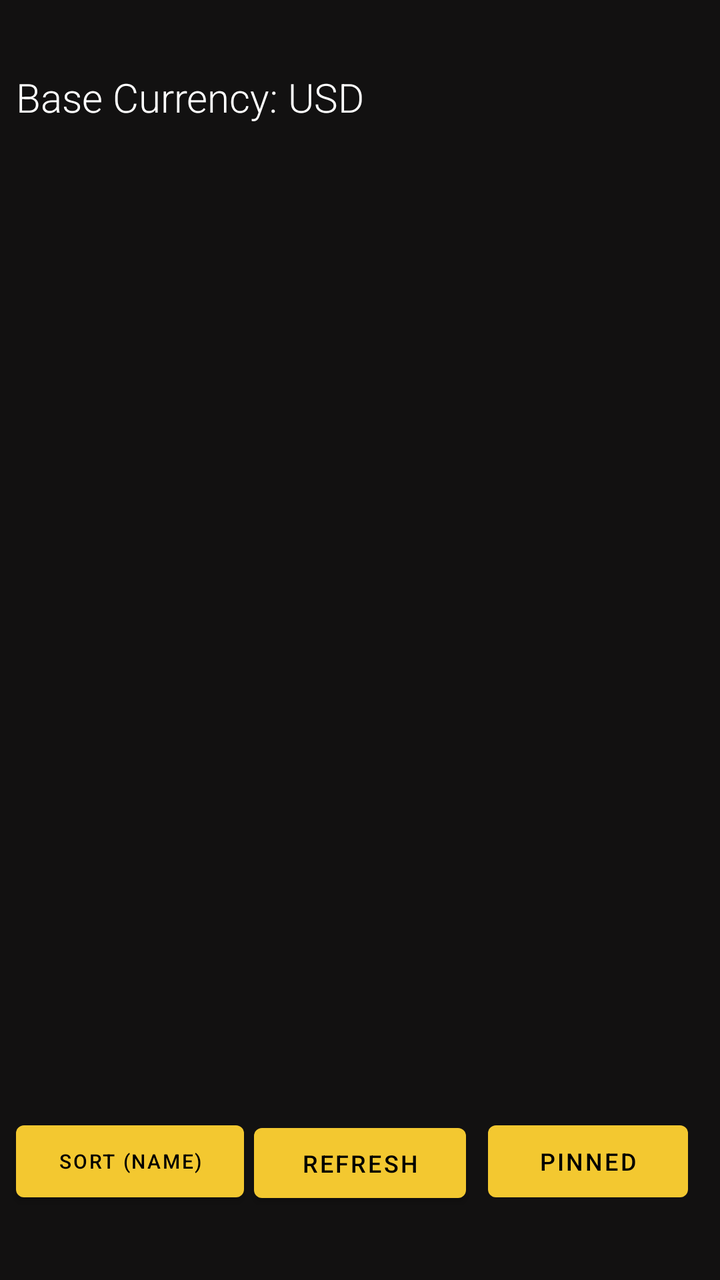
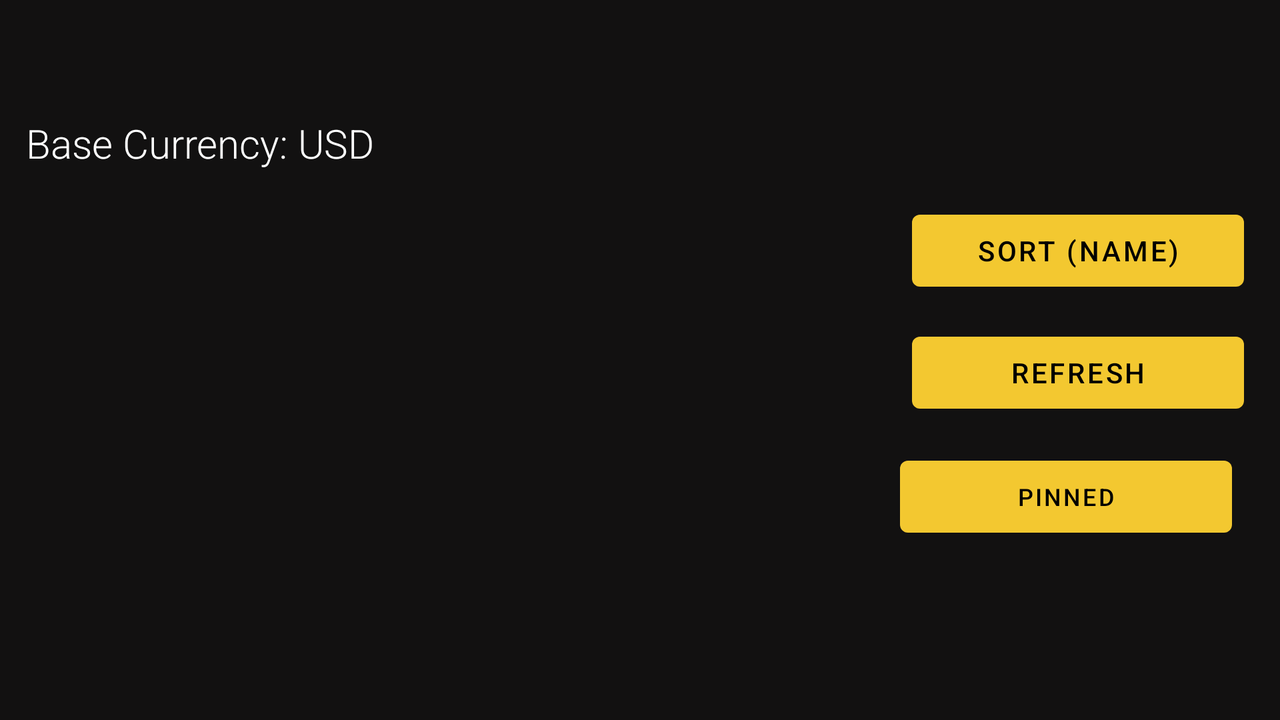

Two renders of one Android screen. The first uses the default layout on a phone; the second uses the alternative layout the repository ships for a different screen configuration, on a matching device. The two XML files are below.
<!-- AndroidManifest.xml: application theme Theme.CConverter -->
<!-- res/layout/currency_details.xml -->
<?xml version="1.0" encoding="utf-8"?>
<androidx.constraintlayout.widget.ConstraintLayout xmlns:android="http://schemas.android.com/apk/res/android"
    xmlns:app="http://schemas.android.com/apk/res-auto"
    xmlns:tools="http://schemas.android.com/tools"
    android:layout_width="match_parent"
    android:layout_height="match_parent"
    android:background="#121111"
    tools:context=".CurrencyDetails">

    <androidx.recyclerview.widget.RecyclerView
        android:id="@+id/recyclerView"
        android:layout_width="406dp"
        android:layout_height="427dp"
        app:layout_constraintBottom_toBottomOf="parent"
        app:layout_constraintEnd_toEndOf="parent"
        app:layout_constraintStart_toStartOf="parent"
        app:layout_constraintTop_toTopOf="parent"
        app:layout_constraintVertical_bias="0.497"
        tools:listitem="@layout/currency_item" />

    <TextView
        android:id="@+id/textView"
        android:layout_width="248dp"
        android:layout_height="44dp"
        android:fontFamily="sans-serif-light"
        android:text="Base Currency: USD"
        android:textColor="#FFFFFF"
        android:textSize="20sp"
        app:layout_constraintBottom_toTopOf="@+id/recyclerView"
        app:layout_constraintEnd_toEndOf="parent"
        app:layout_constraintHorizontal_bias="0.071"
        app:layout_constraintStart_toStartOf="parent"
        app:layout_constraintTop_toTopOf="parent"
        app:layout_constraintVertical_bias="0.565" />

    <Button
        android:id="@+id/sortName"
        android:layout_width="114dp"
        android:layout_height="48dp"
        android:layout_marginStart="8dp"
        android:text="sort (name)"
        android:textColor="#000000"
        android:textSize="10sp"
        app:layout_constraintBottom_toBottomOf="parent"
        app:layout_constraintStart_toStartOf="parent"
        app:layout_constraintTop_toBottomOf="@+id/recyclerView"
        app:layout_constraintVertical_bias="0.402" />

    <Button
        android:id="@+id/pinned"
        android:layout_width="100dp"
        android:layout_height="48dp"
        android:layout_marginEnd="16dp"
        android:text="pinned"
        android:textColor="#000000"
        android:textSize="12sp"
        app:layout_constraintBottom_toBottomOf="parent"
        app:layout_constraintEnd_toEndOf="parent"
        app:layout_constraintTop_toBottomOf="@+id/recyclerView"
        app:layout_constraintVertical_bias="0.402" />

    <Button
        android:id="@+id/reload"
        android:layout_width="106dp"
        android:layout_height="47dp"
        android:text="refresh"
        android:textColor="#000000"
        android:textSize="12sp"
        android:translationX="-5dp"
        app:layout_constraintBottom_toBottomOf="parent"
        app:layout_constraintEnd_toStartOf="@+id/pinned"
        app:layout_constraintHorizontal_bias="0.626"
        app:layout_constraintStart_toEndOf="@+id/sortName"
        app:layout_constraintTop_toBottomOf="@+id/recyclerView"
        app:layout_constraintVertical_bias="0.415" />
</androidx.constraintlayout.widget.ConstraintLayout>
<!-- resources referenced by this layout -->
<resources>
  <style name="Theme.CConverter" parent="Theme.MaterialComponents.DayNight.DarkActionBar">
          
          <item name="colorPrimary">@color/purple_500</item>
          <item name="colorPrimaryVariant">@color/purple_700</item>
          <item name="colorOnPrimary">@color/white</item>
          
          <item name="colorSecondary">@color/teal_200</item>
          <item name="colorSecondaryVariant">@color/teal_700</item>
          <item name="colorOnSecondary">@color/black</item>
          
          <item name="android:statusBarColor" tools:targetApi="l">?attr/colorPrimaryVariant</item>
          
      </style>
  <color name="purple_500">#F3C830</color>
  <color name="purple_700">#4C4C49</color>
  <color name="white">#FFFFFFFF</color>
  <color name="teal_200">#FF03DAC5</color>
  <color name="teal_700">#FF018786</color>
  <color name="black">#FF000000</color>
</resources>
<!-- res/layout-land/currency_details.xml (the repository's variant of the layout above) -->
<!-- drawn on the phone turned sideways -->
<?xml version="1.0" encoding="utf-8"?>
<androidx.constraintlayout.widget.ConstraintLayout xmlns:android="http://schemas.android.com/apk/res/android"
    xmlns:app="http://schemas.android.com/apk/res-auto"
    xmlns:tools="http://schemas.android.com/tools"
    android:layout_width="match_parent"
    android:layout_height="match_parent"
    android:background="#121111"
    tools:context=".CurrencyDetails">

    <androidx.recyclerview.widget.RecyclerView
        android:id="@+id/recyclerView"
        android:layout_width="428dp"
        android:layout_height="218dp"
        app:layout_constraintBottom_toBottomOf="parent"
        app:layout_constraintEnd_toEndOf="parent"
        app:layout_constraintHorizontal_bias="0.052"
        app:layout_constraintStart_toStartOf="parent"
        app:layout_constraintTop_toTopOf="parent"
        app:layout_constraintVertical_bias="0.772"
        tools:listitem="@layout/currency_item" />

    <TextView
        android:id="@+id/textView"
        android:layout_width="248dp"
        android:layout_height="44dp"
        android:fontFamily="sans-serif-light"
        android:text="Base Currency: USD"
        android:textColor="#FFFFFF"
        android:textSize="20sp"
        app:layout_constraintBottom_toTopOf="@+id/recyclerView"
        app:layout_constraintEnd_toEndOf="parent"
        app:layout_constraintHorizontal_bias="0.033"
        app:layout_constraintStart_toStartOf="parent"
        app:layout_constraintTop_toTopOf="parent"
        app:layout_constraintVertical_bias="0.885" />

    <Button
        android:id="@+id/sortName"
        android:layout_width="166dp"
        android:layout_height="48dp"
        android:text="sort (name)"
        android:textColor="#000000"
        android:textSize="14sp"
        app:layout_constraintBottom_toBottomOf="parent"
        app:layout_constraintEnd_toEndOf="parent"
        app:layout_constraintHorizontal_bias="0.485"
        app:layout_constraintStart_toEndOf="@+id/recyclerView"
        app:layout_constraintTop_toTopOf="parent"
        app:layout_constraintVertical_bias="0.325" />

    <Button
        android:id="@+id/pinned"
        android:layout_width="166dp"
        android:layout_height="48dp"
        android:layout_marginEnd="16dp"
        android:text="pinned"
        android:textColor="#000000"
        android:textSize="12sp"
        app:layout_constraintBottom_toBottomOf="parent"
        app:layout_constraintEnd_toEndOf="parent"
        app:layout_constraintHorizontal_bias="0.582"
        app:layout_constraintStart_toEndOf="@+id/recyclerView"
        app:layout_constraintTop_toBottomOf="@+id/reload"
        app:layout_constraintVertical_bias="0.138" />

    <Button
        android:id="@+id/reload"
        android:layout_width="166dp"
        android:layout_height="48dp"
        android:text="refresh"
        android:textColor="#000000"
        app:layout_constraintBottom_toBottomOf="parent"
        app:layout_constraintEnd_toEndOf="parent"
        app:layout_constraintHorizontal_bias="0.49"
        app:layout_constraintStart_toEndOf="@+id/recyclerView"
        app:layout_constraintTop_toBottomOf="@+id/sortName"
        app:layout_constraintVertical_bias="0.08" />
</androidx.constraintlayout.widget.ConstraintLayout>
